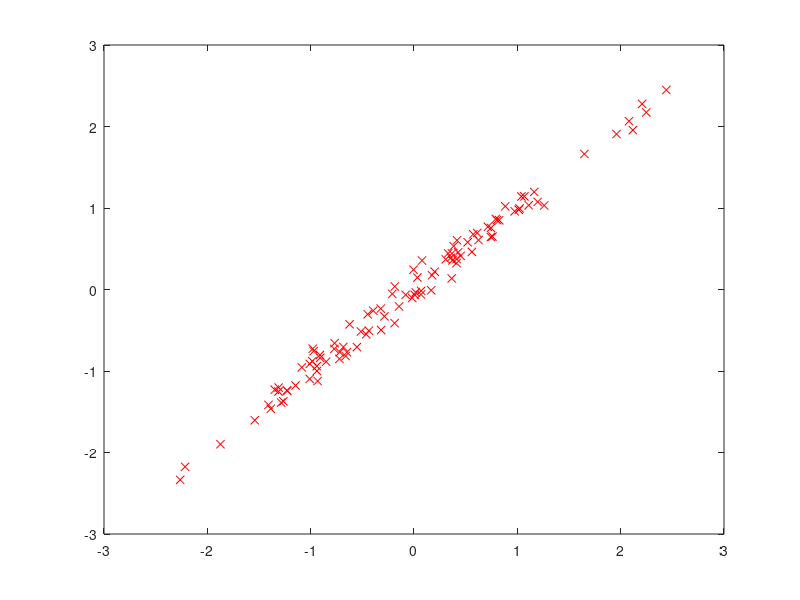
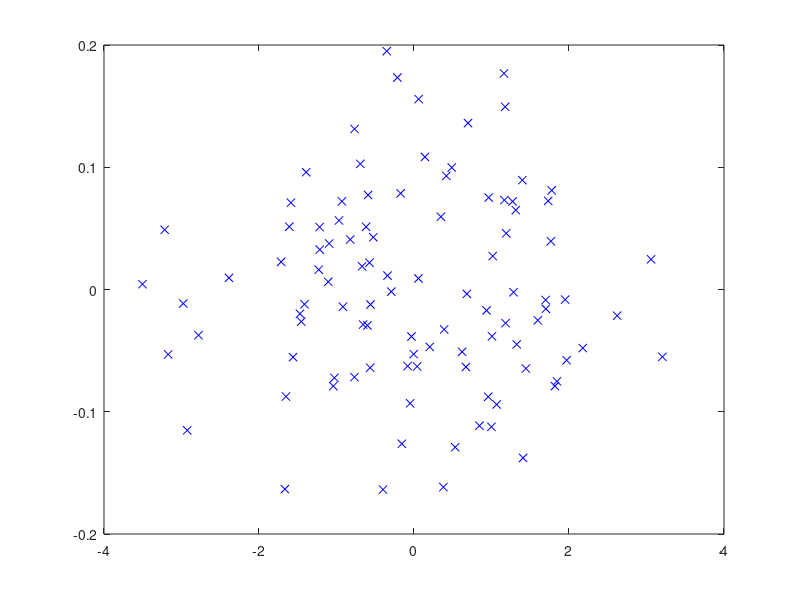

The MATLAB source for these figures, in order:
x = randn(100, 1);
y = x + 0.1*randn(100,1);

figure(1), clf;
plot(x,y, 'rx');

[coeff score latent] = princomp([x y]);

figure(2), clf;
plot(score(:,1), score(:,2), 'bx');
